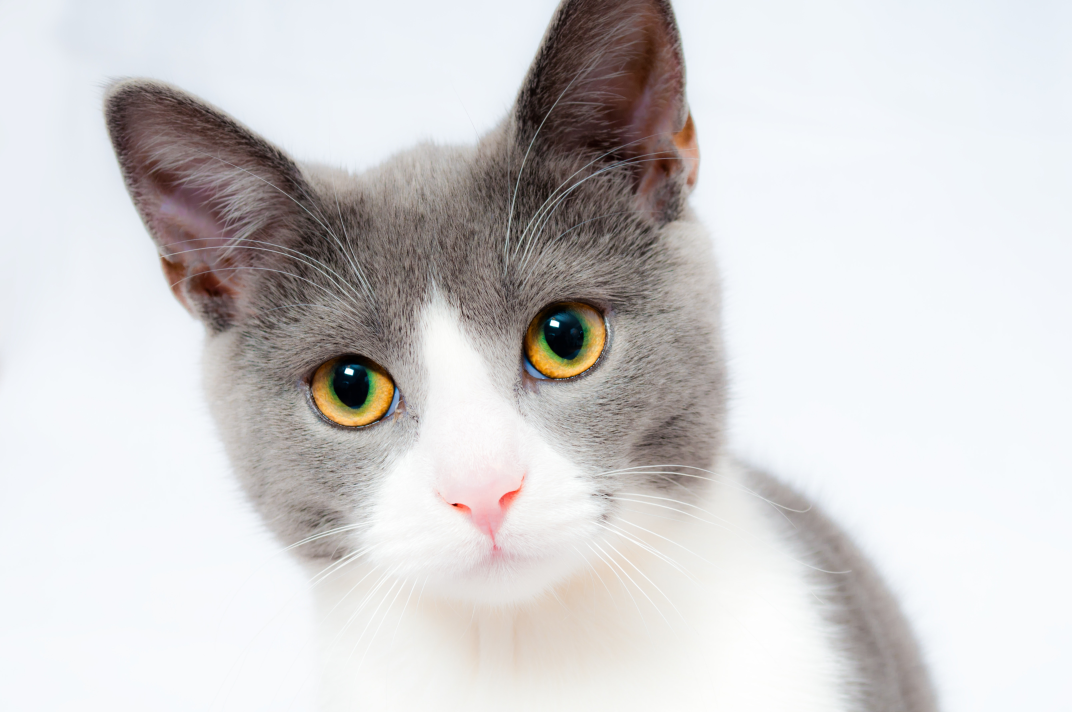
#> input picture python/basic_tool/tranfer/fast-fourier-transform/images/inputs/cat_picture.jpg, 5360 x 3560 px, given in place of cover.png, which was not available (shown at 1/5 size); the run also reads 1 picture not shown here
$ python pillow.py
#> lines starting #> are read from the running program, lines starting #| are printed output that depends on the picture; pictures that were not available may be replaced by others from this repository, and a replacement may not be noted
import numpy as np
from PIL import Image
import matplotlib.pyplot as plt


def main():
    # rgb image is open in r, g, b type
    unchanged_image = Image.open('./images/inputs/cover.png')
#> unchanged_image is the input picture: PIL image 5360x3560 RGB; mean R, G, B 210.2, 208.3, 208.7
    print(unchanged_image.format, unchanged_image.size, unchanged_image.mode)
#| JPEG (5360, 3560) RGB
    plt.imshow(unchanged_image)
    plt.show()
    r, g, b = unchanged_image.split()
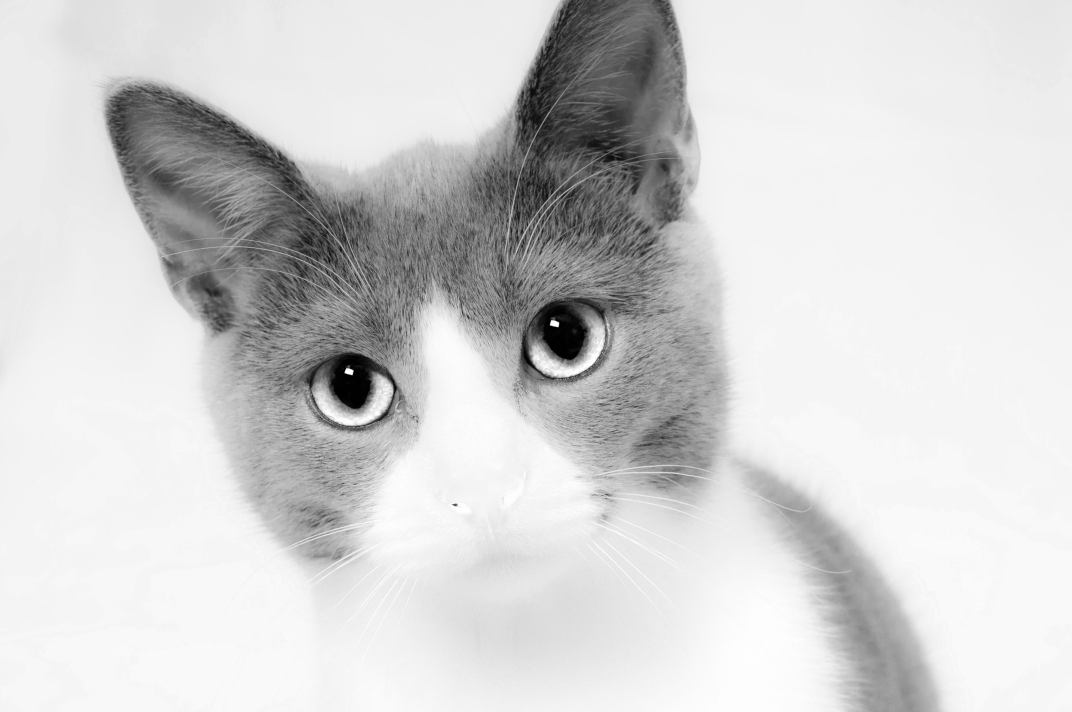
#> r: PIL image 5360x3560 L (shown at 1/5 size); min 0, max 255, mean 210.2
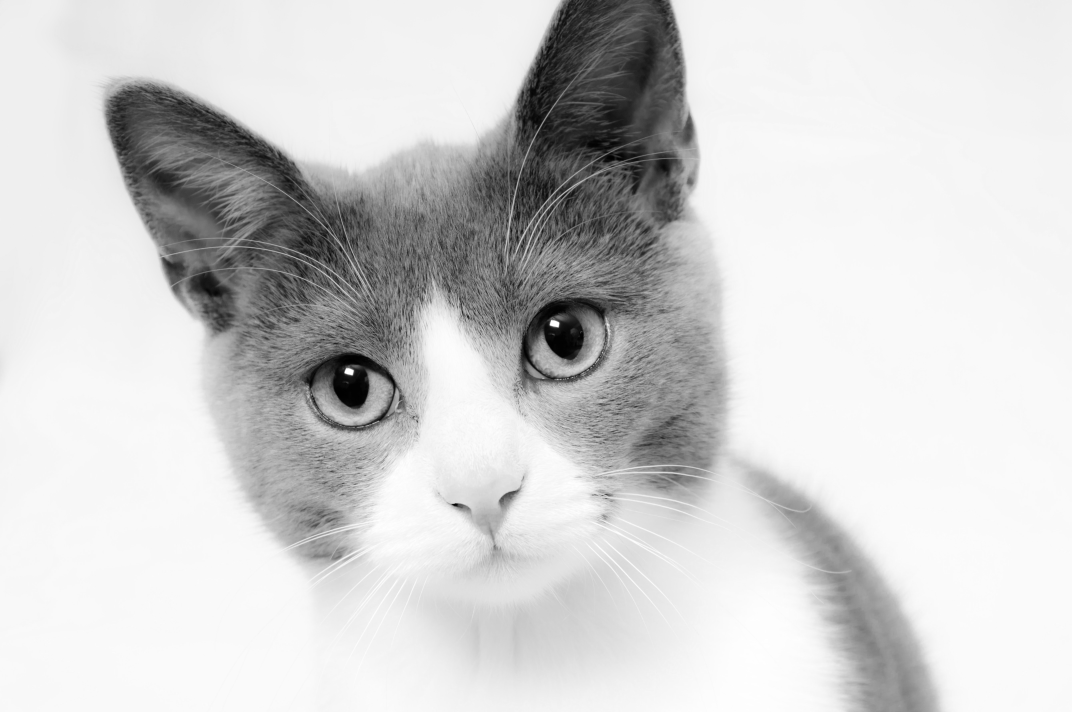
#> g: PIL image 5360x3560 L (shown at 1/5 size); min 0, max 255, mean 208.3
    merge_image = Image.merge('RGB', (r, g, b))
    print(merge_image.format, merge_image.size, merge_image.mode)
#| None (5360, 3560) RGB
    plt.imshow(merge_image)
    plt.show()
    merge_image.save('./images/outputs/pil_merge.png')

    # check the merge image different with original
    merge_image = Image.open('./images/outputs/pil_merge.png')
    unchanged_image = np.asarray(unchanged_image)
    merge_image = np.asarray(merge_image)
    print(unchanged_image - merge_image)
#> (printed output is left out)

    unchanged_image = Image.open('./images/inputs/cover_gray.png')
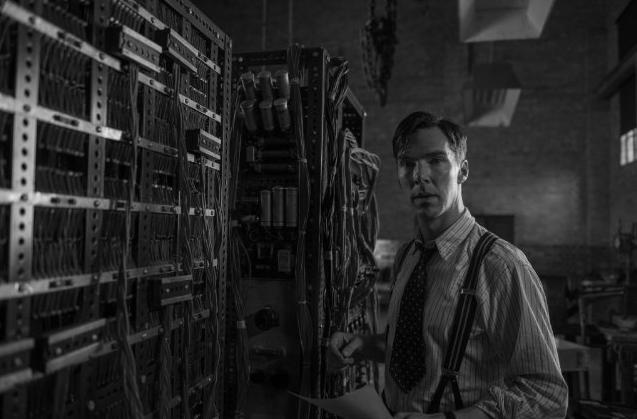
#> input picture python/basic_tool/color/images/inputs/cover_gray.png, 637 x 419 px
#> unchanged_image is the input picture: PIL image 637x419 L; min 0, max 232, mean 38.9
    print(unchanged_image.format, unchanged_image.size, unchanged_image.mode)
#| PNG (637, 419) L
    plt.imshow(unchanged_image, cmap='gray')
    plt.show()
    unchanged_image = Image.open('./images/inputs/cat_picture.jpg')
    print(unchanged_image.format, unchanged_image.size, unchanged_image.mode)
#| JPEG (5360, 3560) RGB
    plt.imshow(unchanged_image)
    plt.show()


if __name__ == '__main__':
    main()
